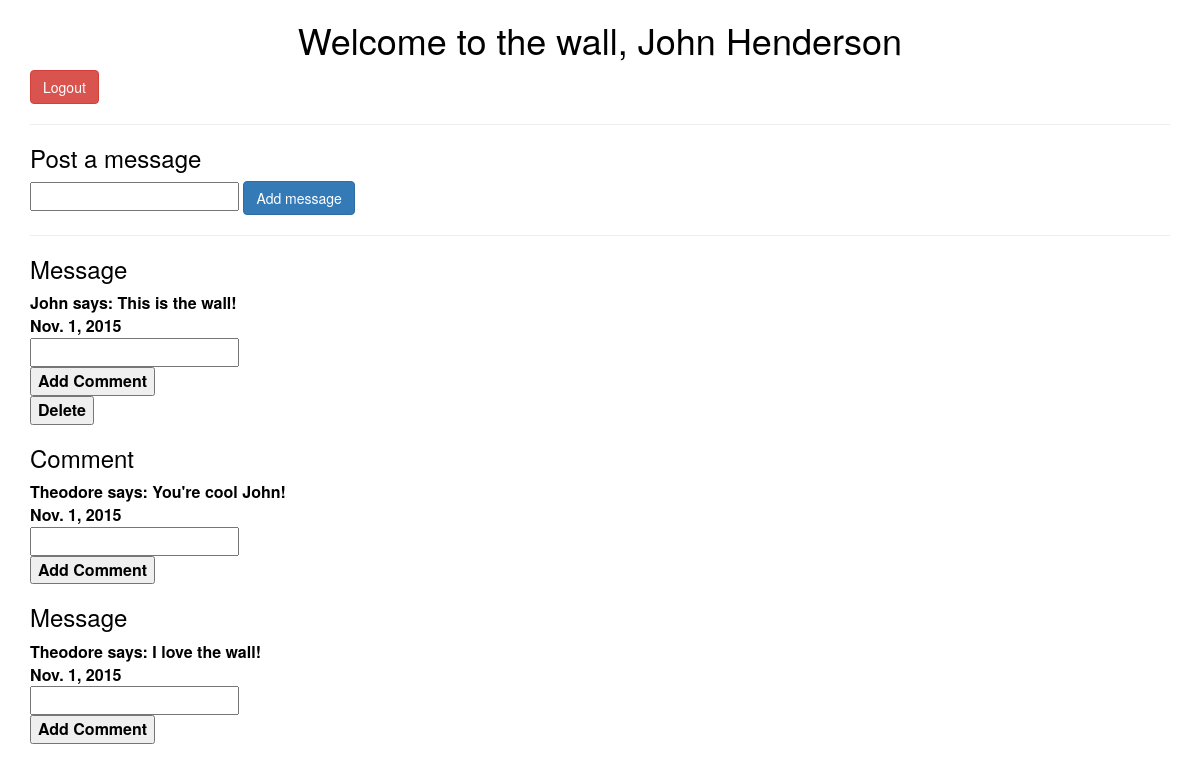
Page /dashboard (signed in) on the committed database.
### apps/wall/models.py (models this page shows)
class User(models.Model):
	first_name = models.TextField(blank=False, max_length=20)
	last_name = models.TextField(blank=False, max_length=20)
	email = models.TextField(blank=False, max_length=20)
	password = models.TextField(blank=False, max_length=20)
	counter = models.IntegerField(blank=False, null=True)
	class Meta:
		db_table = 'user'

class Message(models.Model):
	user = models.ForeignKey(User, related_name="message_user")
	message = models.TextField(blank=False, max_length=200)
	created_at = models.DateField()
	class Meta:
		db_table = 'messages'

class Comment(models.Model):
	user = models.ForeignKey(User, related_name = "comment_user")
	message = models.ForeignKey(Message, related_name="comment_message", null=True)
	comment = models.TextField(blank=False, max_length=200)
	created_at = models.DateField(null=True)
	class Meta:
		db_table = 'comments'

### apps/wall/views.py (the view)
# urls.py: url(r'dashboard$', views.dashboard, name="dashboard"),
def dashboard(request):
	print "User Dashboard"
	if "user_id" in request.session:
		user = User.objects.get(id=request.session['user_id'])
		messages = Message.objects.all().order_by('created_at').reverse()
		comments = Comment.objects.all()
		context = {
			'user': user,
			'messages': messages,
			'comments': comments
		}
		return render(request, 'wall/dashboard.html', context)
	else:
		del request.session
		return redirect('/')

### apps/wall/templates/wall/dashboard.html (shortened to what this page needs)
<!DOCTYPE html>
<html>
<head>
	<link rel="stylesheet" href="https://maxcdn.bootstrapcdn.com/bootstrap/3.3.5/css/bootstrap.min.css">
</head>
<body>
<div class="container">
	<center><h1>Welcome to the wall, {{user.first_name}} {{user.last_name}} </h1></center>
<h4>
<a href="/logout" style="color:brown"><button class="btn btn-danger">Logout</button></a></h4>
<hr>
	<h3>Post a message</h3>
	<form action="/message" method="post">
		<input type="text" name="message" required>
		<input type="submit" value="Add message" class="btn btn-primary">
	</form>
	<hr>
	<div class="messages">
		{% for message in messages %}
			<h3>Message</h3>
			{{message.user.first_name}} says: {{message.message}}
			<br>
			{{message.created_at}}
			<form action="/comment/{{message.id}}/" method="post">
			<input type="text" name="comment" required>
			<br>
			<input type="submit" value="Add Comment" >
			</form>
			{% if message.user_id == request.session.user_id %}
			<form action="/message/{{message.id}}/delete">
			<input type="submit" value="Delete" >
			</form>
			{%endif%}
			{% for comment in comments %}
				{% if comment.message_id == message.id %}
				<h3>Comment</h3>
				{{comment.user.first_name}} says: {{comment.comment}}
				<br>
				{{comment.created_at}}
				<form action="/comment/{{message.id}}/" method="post">
			<input type="text" name="comment" required>
			<br>
			<input type="submit" value="Add Comment" >
			</form>
				{%endif%}
			{%endfor%}
		{%endfor%}
	</div>
</body>
</html>

### apps/wall/templates/wall/dashboard.html (style rules this page uses)
body { color:black; font-size:16px; font-weight:bold; background-image: url("https://upload.wikimedia.org/wikipedia/en/thumb/1/13/PinkFloydWallCoverOriginalNoText.jpg/220px-PinkFloydWallCoverOriginalNoText.jpg"); }

### rows in the picture
User: first_name "John", last_name "Henderson"
Message: user.first_name "John", message "This is the wall!", created_at "Nov. 1, 2015"
Comment: user.first_name "Theodore", comment "You're cool John!", created_at "Nov. 1, 2015"
Message: user.first_name "Theodore", message "I love the wall!", created_at "Nov. 1, 2015"
